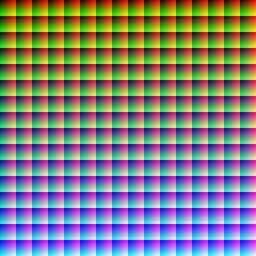
#> input picture test/test.png, 256 x 256 px, shrunk from 4096 x 4096 before the run
$ python color_similarity_test.py
#> lines starting #> are read from the running program, lines starting #| are printed output that depends on the picture
import numpy as np
import cv2
import pandas as pd
import math

def scale(arr):
    arr = arr.astype(float)
    if len(arr.shape) < 3:
        ptp = float(np.ptp(arr))
        if ptp > 0:
            arr = (arr - arr.min())/ptp
        else:
            arr.fill(1)
    else:
        for i in range(len(arr[0,0,:])):
            ptp = float(np.ptp(arr[:,:,i]))
            if ptp > 0:
                arr[:,:,i] = (arr[:,:,i] - arr[:,:,i].min())/ptp
            else:
                arr[:,:,i].fill(1)
    return arr

def shuffle_gen(n, seed):
    if n == 0:
        return []
    if n == 1:
        return [0]
    else:
        shuffle = shuffle_gen(n - 1, int(seed/n))
        insert_pos = seed % n
        shuffle.insert(n - (seed % n) - 1, n - 1)
        return shuffle

def compare(color_model_1, color_model_2, color_models, comparisons):
    cm1 = color_models[color_model_1]
    cm2 = color_models[color_model_2]
    channels = len(cm1[0,0,:])
    min_diff = 0
    for x in range(len(cm1[:,0,0])):
        for y in range(len(cm1[0,:,0])):
            for ch in range(channels):
                min_diff += abs(float(cm1[x,y,ch]) - float(cm2[x,y,ch]))
    for shuffle_no in range(1, math.factorial(channels)):
        shuffle = shuffle_gen(channels, shuffle_no)
        diff = 0
        for x in range(len(cm1[:,0,0])):
            for y in range(len(cm1[0,:,0])):
                for ch in range(3):
                    diff += abs(float(cm1[x,y,ch]) - float(cm2[x,y,shuffle[ch]]))
        if diff < min_diff:
            min_diff = diff
    print("diff(" + color_model_1 + ", " + color_model_2 + ") = " + str(min_diff))
    comparisons["diff(" + color_model_1 + ", " + color_model_2 + ")"] = min_diff

color_convertion_codes = {}
for element in cv2.__dict__:
    if "COLOR_BGR2" in element:
        if cv2.__dict__[element] not in color_convertion_codes.values():
            color_convertion_codes[element.replace("COLOR_BGR2", "")] = cv2.__dict__[element]

BGR = cv2.imread("test.png")
#> BGR is the input picture: shape (256, 256, 3); mean B, G, R 127.5, 127.8, 127.8

color_models = {"BGR": scale(np.asarray(BGR))}
#> the loop in scale, `for i in range(len(arr[0,0,:])):` made 3 passes
#> ptp on passes 1 to 3: 255, 239, 239
for ccc in color_convertion_codes:
    color_models[ccc] = scale(np.asarray(cv2.cvtColor(BGR, color_convertion_codes[ccc])))
#> this loop made 20 passes
#> after the loop, color_models = 21 items

comparisons = {}
for color_model_1 in color_models:
    for color_model_2 in color_models:
        if color_model_1 < color_model_2:
            cm1 = color_models[color_model_1]
            cm2 = color_models[color_model_2]
            if len(cm1.shape) == 3 and len(cm2.shape) == 3:
                if cm1.shape[2] == 3 and cm2.shape[2] == 3:
                    compare(color_model_1, color_model_2, color_models, comparisons)
#> this loop made 21 passes
#> (printed output is left out)
#> pass 1, in compare, `cm2 = color_models[color_model_2]`:
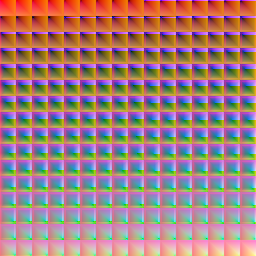
#> cm2: shape (256, 256, 3) float64; mean of channels 0, 1, 2 0.496, 0.501, 0.637; drawn as B, G, R
#> pass 1, in compare (call 3), `cm2 = color_models[color_model_2]`:
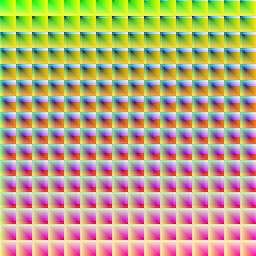
#> cm2: shape (256, 256, 3) float64; mean of channels 0, 1, 2 0.497, 0.654, 0.737; drawn as B, G, R

pd.set_option('display.max_rows', None)
df = pd.DataFrame(comparisons.items())
print(df.sort_values(by=1))
